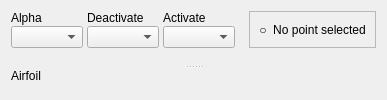
         <widget class="QWidget" name="leftPlotColumn">
          <property name="sizePolicy">
           <sizepolicy hsizetype="Expanding" vsizetype="Expanding">
            <horstretch>1</horstretch>
            <verstretch>1</verstretch>
           </sizepolicy>
          </property>
          <layout class="QVBoxLayout" name="leftPlotColumnLayout">
           <item>
            <widget class="QSplitter" name="leftPlotSplitter">
             <property name="orientation">
              <enum>Qt::Vertical</enum>
             </property>
             <property name="childrenCollapsible">
              <bool>false</bool>
             </property>
             <property name="sizePolicy">
              <sizepolicy hsizetype="Expanding" vsizetype="Expanding">
               <horstretch>1</horstretch>
               <verstretch>1</verstretch>
              </sizepolicy>
             </property>
             <widget class="QWidget" name="cpSection">
              <property name="sizePolicy">
               <sizepolicy hsizetype="Preferred" vsizetype="Expanding">
                <horstretch>0</horstretch>
                <verstretch>2</verstretch>
               </sizepolicy>
              </property>
              <layout class="QVBoxLayout" name="cpSectionLayout">
               <item>
                <widget class="QFrame" name="cpPointSelectionFrame">
                 <property name="frameShape">
                  <enum>QFrame::NoFrame</enum>
                 </property>
                 <property name="sizePolicy">
                  <sizepolicy hsizetype="Expanding" vsizetype="Preferred">
                   <horstretch>1</horstretch>
                   <verstretch>0</verstretch>
                  </sizepolicy>
                 </property>
                 <layout class="QHBoxLayout" name="cpPointSelectionLayout">
                  <property name="leftMargin">
                   <number>0</number>
                  </property>
                  <property name="topMargin">
                   <number>0</number>
                  </property>
                  <property name="rightMargin">
                   <number>0</number>
                  </property>
                  <property name="bottomMargin">
                   <number>0</number>
                  </property>
                  <property name="spacing">
                   <number>4</number>
                  </property>
                  <item>
                   <layout class="QVBoxLayout" name="operatingPointComboColumn">
                    <property name="leftMargin">
                     <number>0</number>
                    </property>
                    <property name="topMargin">
                     <number>0</number>
                    </property>
                    <property name="rightMargin">
                     <number>0</number>
                    </property>
                    <property name="bottomMargin">
                     <number>0</number>
                    </property>
                    <property name="spacing">
                     <number>1</number>
                    </property>
                    <item>
                     <widget class="QLabel" name="operatingPointComboLabel">
                      <property name="text">
                       <string>Alpha</string>
                      </property>
                      <property name="alignment">
                       <set>Qt::AlignLeft|Qt::AlignVCenter</set>
                      </property>
                     </widget>
                    </item>
                    <item>
                     <widget class="QComboBox" name="operatingPointCombo">
                      <property name="accessibleName">
                       <string>Alpha</string>
                      </property>
                      <property name="toolTip">
                       <string>Calculated operating points. (nc) marks a not-converged point.</string>
                      </property>
                      <property name="minimumWidth">
                       <number>80</number>
                      </property>
                     </widget>
                    </item>
                   </layout>
                  </item>
                  <item>
                   <layout class="QVBoxLayout" name="deactivatePointComboColumn">
                    <property name="leftMargin">
                     <number>0</number>
                    </property>
                    <property name="topMargin">
                     <number>0</number>
                    </property>
                    <property name="rightMargin">
                     <number>0</number>
                    </property>
                    <property name="bottomMargin">
                     <number>0</number>
                    </property>
                    <property name="spacing">
                     <number>1</number>
                    </property>
                    <item>
                     <widget class="QLabel" name="deactivatePointComboLabel">
                      <property name="text">
                       <string>Deactivate</string>
                      </property>
                      <property name="alignment">
                       <set>Qt::AlignLeft|Qt::AlignVCenter</set>
                      </property>
                     </widget>
                    </item>
                    <item>
                     <widget class="QComboBox" name="deactivatePointCombo">
                      <property name="accessibleName">
                       <string>Deactivate</string>
                      </property>
                      <property name="toolTip">
                       <string>Active points available to hide from the view.</string>
                      </property>
                      <property name="minimumWidth">
                       <number>80</number>
                      </property>
                     </widget>
                    </item>
                   </layout>
                  </item>
                  <item>
                   <layout class="QVBoxLayout" name="activatePointComboColumn">
                    <property name="leftMargin">
                     <number>0</number>
                    </property>
                    <property name="topMargin">
                     <number>0</number>
                    </property>
                    <property name="rightMargin">
                     <number>0</number>
                    </property>
                    <property name="bottomMargin">
                     <number>0</number>
                    </property>
                    <property name="spacing">
                     <number>1</number>
                    </property>
                    <item>
                     <widget class="QLabel" name="activatePointComboLabel">
                      <property name="text">
                       <string>Activate</string>
                      </property>
                      <property name="alignment">
                       <set>Qt::AlignLeft|Qt::AlignVCenter</set>
                      </property>
                     </widget>
                    </item>
                    <item>
                     <widget class="QComboBox" name="activatePointCombo">
                      <property name="accessibleName">
                       <string>Activate</string>
                      </property>
                      <property name="toolTip">
                       <string>Deactivated points available to show again.</string>
                      </property>
                      <property name="minimumWidth">
                       <number>80</number>
                      </property>
                     </widget>
                    </item>
                   </layout>
                  </item>
                  <item>
                   <spacer name="cpSelectionSpacer">
                    <property name="orientation">
                     <enum>Qt::Horizontal</enum>
                    </property>
                    <property name="sizeType">
                     <enum>QSizePolicy::Expanding</enum>
                    </property>
                    <property name="sizeHint">
                     <size>
                      <width>10</width>
                      <height>10</height>
                     </size>
                    </property>
                   </spacer>
                  </item>
                  <item>
                   <widget class="QFrame" name="currentPointConvergenceFrame">
                    <property name="frameShape">
                     <enum>QFrame::StyledPanel</enum>
                    </property>
                    <property name="accessibleName">
                     <string>Current point convergence</string>
                    </property>
                    <layout class="QHBoxLayout" name="currentPointConvergenceLayout">
                     <item>
                      <widget class="QLabel" name="currentPointConvergenceIcon">
                       <property name="text">
                        <string>○</string>
                       </property>
                       <property name="alignment">
                        <set>Qt::AlignCenter</set>
                       </property>
                       <property name="accessibleName">
                        <string>Convergence icon</string>
                       </property>
                      </widget>
                     </item>
                     <item>
                      <widget class="QLabel" name="currentPointConvergenceLabel">
                       <property name="text">
                        <string>No point selected</string>
                       </property>
                       <property name="alignment">
                        <set>Qt::AlignCenter</set>
                       </property>
                       <property name="accessibleName">
                        <string>Convergence state</string>
                       </property>
                      </widget>
                     </item>
                    </layout>
                    <property name="sizePolicy">
                     <sizepolicy hsizetype="Preferred" vsizetype="Preferred">
                      <horstretch>0</horstretch>
                      <verstretch>0</verstretch>
                     </sizepolicy>
                    </property>
                   </widget>
                  </item>
                 </layout>
                </widget>
               </item>
               <item>
                <widget class="xfoil::gui::ResultPlotView" name="cpPlot">
                 <property name="accessibleName">
                  <string>Cp plot</string>
                 </property>
                 <property name="xfoilPlotRole" stdset="0">
                  <string>distribution-cp</string>
                 </property>
                 <property name="toolTip">
                  <string>Cp distribution of the selected operating point; Y is -Cp.</string>
                 </property>
                 <property name="sizePolicy">
                  <sizepolicy hsizetype="Expanding" vsizetype="Expanding">
                   <horstretch>1</horstretch>
                   <verstretch>1</verstretch>
                  </sizepolicy>
                 </property>
                </widget>
               </item>
              </layout>
             </widget>
             <widget class="QWidget" name="airfoilSection">
              <property name="sizePolicy">
               <sizepolicy hsizetype="Preferred" vsizetype="Expanding">
                <horstretch>0</horstretch>
                <verstretch>1</verstretch>
               </sizepolicy>
              </property>
              <layout class="QVBoxLayout" name="airfoilSectionLayout">
               <item>
                <widget class="QLabel" name="airfoilTitleLabel">
                 <property name="text">
                  <string>Airfoil</string>
                 </property>
                 <property name="accessibleName">
                  <string>Airfoil plot</string>
                 </property>
                </widget>
               </item>
               <item>
                <widget class="xfoil::gui::GeometryPlotView" name="airfoilPlot">
                 <property name="accessibleName">
                  <string>Airfoil geometry and panel preview</string>
                 </property>
                 <property name="xfoilPlotRole" stdset="0">
                  <string>geometry</string>
                 </property>
                 <property name="toolTip">
                  <string>Airfoil contour and optional panel nodes; Ctrl+right-click toggles markers.</string>
                 </property>
                 <property name="sizePolicy">
                  <sizepolicy hsizetype="Expanding" vsizetype="Expanding">
                   <horstretch>1</horstretch>
                   <verstretch>1</verstretch>
                  </sizepolicy>
                 </property>
                </widget>
               </item>
              </layout>
             </widget>
            </widget>
           </item>
          </layout>
         </widget>
